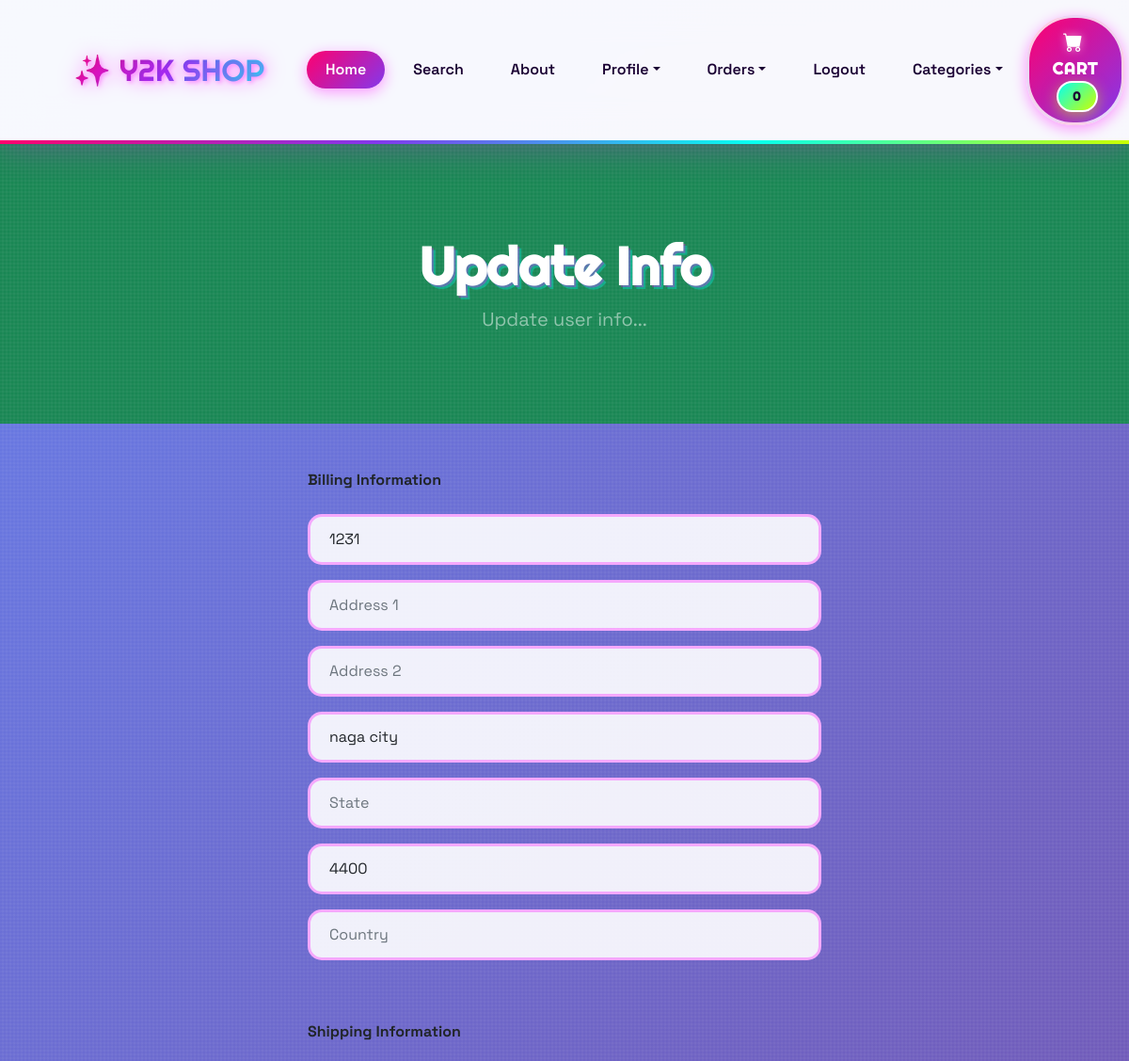
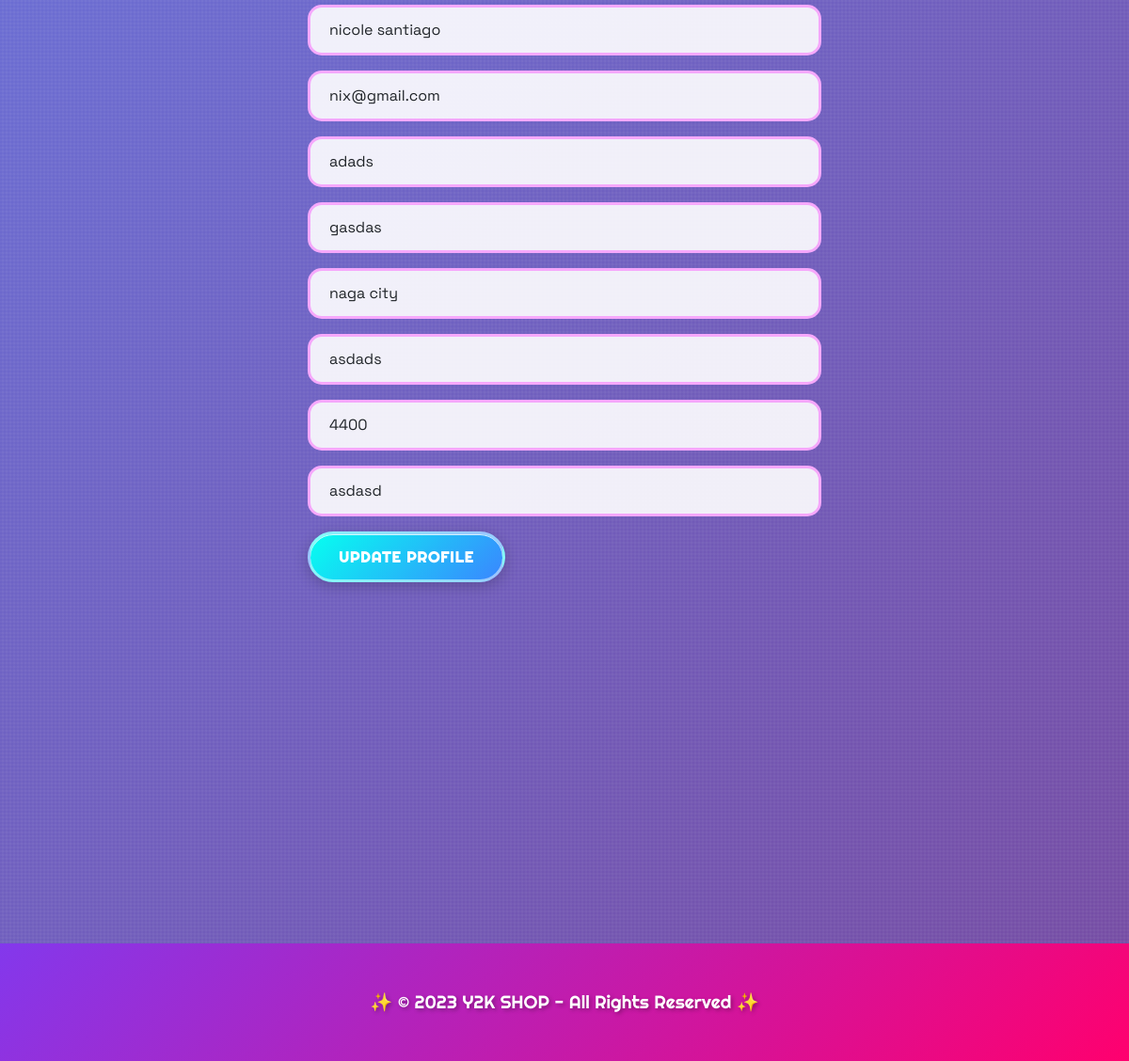
The page /update_info/ (signed in) on the database its author committed (2 pictures, top to bottom).
### store/models.py (models this page shows, shortened)
class Profile(models.Model):
    user = models.OneToOneField(User, on_delete=models.CASCADE)
    date_modified = models.DateTimeField(auto_now = True)
    phone = models.CharField(max_length=20, blank=True)
    address1 = models.CharField(max_length=200, blank=True)
    address2 = models.CharField(max_length=200, blank=True)
    city = models.CharField(max_length=200, blank=True)
    state = models.CharField(max_length=200, blank=True)
    zipcode = models.CharField(max_length=200, blank=True)
    country = models.CharField(max_length=200, blank=True)
    old_cart = models.CharField(max_length=200, blank=True, null = True)

### payment/models.py (models this page shows, shortened)
class ShippingAddress(models.Model):
    user = models.ForeignKey(User, on_delete=models.CASCADE, null=True, blank=True)
    shipping_full_name = models.CharField(max_length=255)
    shipping_email = models.CharField(max_length=255)
    shipping_address1 = models.CharField(max_length=255)
    shipping_address2 = models.CharField(max_length=255, null=True, blank=True)
    shipping_city = models.CharField(max_length=255)
    shipping_state = models.CharField(max_length=255, blank=True, null=True)
    shipping_zipcode = models.CharField(max_length=255, blank=True, null=True)
    shipping_country = models.CharField(max_length=255, blank=True)
    class Meta:
        verbose_name_plural = "Shipping Address"

### store/views.py (the view)
# urls.py: path('update_info/', views.update_info, name = 'update_info'),
def update_info(request):
    if request.user.is_authenticated:
        current_user = Profile.objects.get(user__id=request.user.id)
        shipping_user = ShippingAddress.objects.get(user__id=request.user.id)
        form = UserInfoForm(request.POST or None, instance=current_user)
        shipping_form = ShippingForm(request.POST or None, instance=shipping_user)
        if form.is_valid() or shipping_form.is_valid():
            form.save()
            shipping_form.save()
            messages.success(request, "Your info has been updated!!")
            return redirect('home')
        return render(request, "update_info.html", {'form': form,'shipping_form': shipping_form})
    else:
        messages.success(request, "You must be logged in to access that page!!")
        return redirect('home')

### cart/cart.py (called while the page is built)
    def __len__(self):
        return len(self.cart)

### cart/content_processors.py (called while the page is built)
def cart (request):
    return {'cart': Cart(request)}

### store/templates/update_info.html (shortened to what this page needs)
{% extends 'base.html' %}
{% block content %}
        <header class="bg-success py-5">
            <div class="container px-4 px-lg-5 my-5">
                <div class="text-center text-white">
                    <h1 class="display-4 fw-bolder">Update Info</h1>
                    <p class="lead fw-normal text-white-50 mb-0">Update user info...</p>
                </div>
            </div>
        </header>
        <div class="container">
            <div class="row">
                    <div class="col-md-6 offset-md-3">
                       <br><br>
                       <strong>Billing Information</strong>
                       <br><br>
<form method="POST" action="{% url 'update_info' %}">
    {{ form.as_p }}
    <br><br>
    <strong>Shipping Information</strong>
    <br><br>
    {{ shipping_form.as_p }}
    <button type="submit" class="btn btn-secondary">Update Profile</button>
</form>
<br><br>
<br><br>
<br><br>
                        <br><br>
                        <br><br>
                        <br><br>
                        <br><br>
                        <br><br>
                    </div>
            </div>
        </div>
{% endblock %}

### store/templates/base.html (style rules this page uses)
:root { --y2k-pink: #FF006E; --y2k-purple: #8338EC; --y2k-blue: #3A86FF; --y2k-cyan: #06FFF0; --y2k-lime: #CCFF00; --y2k-orange: #FB5607; --y2k-dark: #1a0033; --y2k-light: #FFF5F8; }
* { margin: 0; padding: 0; box-sizing: border-box; }
body { font-family: 'Space Grotesk', sans-serif; background: linear-gradient(135deg, #667eea 0%, #764ba2 25%, #f093fb 50%, #4facfe 75%, #00f2fe 100%); background-size: 400% 400%; animation: gradientShift 15s ease infinite; min-height: 100vh; position: relative; }
body::before { content: ''; position: fixed; top: 0; left: 0; right: 0; bottom: 0; background-image: repeating-linear-gradient(0deg, transparent, transparent 2px, rgba(255, 255, 255, 0.03) 2px, rgba(255, 255, 255, 0.03) 4px), repeating-linear-gradient(90deg, transparent, transparent 2px, rgba(255, 255, 255, 0.03) 2px, rgba(255, 255, 255, 0.03) 4px); pointer-events: none; z-index: 1; }
.container, .row, .col, [class*="col-"] { position: relative; z-index: 2; }
.btn { font-family: 'Righteous', cursive; font-weight: 700; padding: 12px 30px; border-radius: 50px; border: 3px solid rgba(255, 255, 255, 0.8); text-transform: uppercase; letter-spacing: 1px; position: relative; overflow: hidden; transition: all 0.4s cubic-bezier(0.175, 0.885, 0.32, 1.275); box-shadow: 0 4px 15px rgba(0, 0, 0, 0.2), inset 0 1px 0 rgba(255, 255, 255, 0.8); }
.btn-secondary { background: linear-gradient(135deg, var(--y2k-cyan), var(--y2k-blue)) !important; color: white !important; border-color: rgba(255, 255, 255, 0.5) !important; }
h1, h2, h3, h4, h5, h6 { font-family: 'Righteous', cursive; text-shadow: 2px 2px 0px rgba(255, 0, 255, 0.3), 4px 4px 0px rgba(0, 255, 255, 0.3); }
.form-control, .form-select { background: rgba(255, 255, 255, 0.9) !important; border: 3px solid rgba(255, 0, 255, 0.3) !important; border-radius: 15px !important; padding: 12px 20px; transition: all 0.3s; }

### rows shown on the page
Profile: phone "1231", city "naga city", zipcode "4400"
ShippingAddress: shipping_full_name "nicole santiago", shipping_email "nix@gmail.com", shipping_address1 "adads", shipping_address2 "gasdas", shipping_city "naga city", shipping_state "asdads", shipping_zipcode "4400", shipping_country "asdasd"

### other values the page prints
{{ cart|length }} "0"
